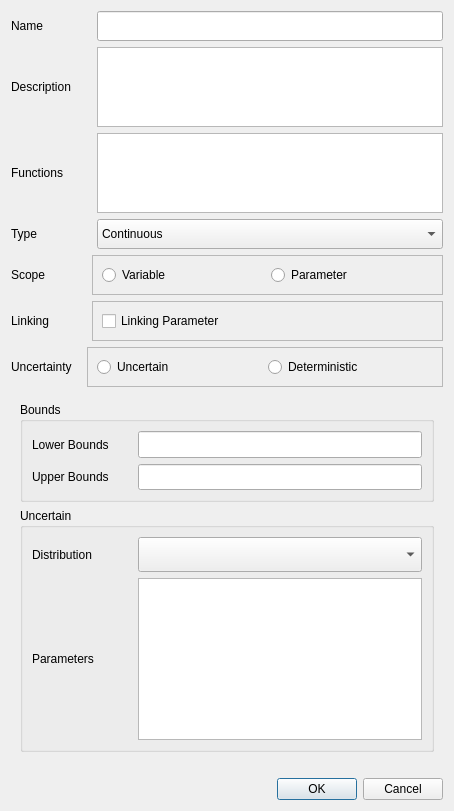
<?xml version="1.0" encoding="UTF-8"?>
<ui version="4.0">
 <class>InputPropertiesDialog</class>
 <widget class="QDialog" name="InputPropertiesDialog">
  <property name="geometry">
   <rect>
    <x>0</x>
    <y>0</y>
    <width>454</width>
    <height>811</height>
   </rect>
  </property>
  <property name="minimumSize">
   <size>
    <width>0</width>
    <height>300</height>
   </size>
  </property>
  <property name="maximumSize">
   <size>
    <width>16777215</width>
    <height>840</height>
   </size>
  </property>
  <property name="windowTitle">
   <string>Input Properties</string>
  </property>
  <layout class="QGridLayout" name="gridLayout_10">
   <item row="0" column="0">
    <layout class="QHBoxLayout" name="horizontalLayout">
     <item>
      <widget class="QLabel" name="label">
       <property name="sizePolicy">
        <sizepolicy hsizetype="Preferred" vsizetype="Fixed">
         <horstretch>0</horstretch>
         <verstretch>0</verstretch>
        </sizepolicy>
       </property>
       <property name="minimumSize">
        <size>
         <width>80</width>
         <height>0</height>
        </size>
       </property>
       <property name="maximumSize">
        <size>
         <width>80</width>
         <height>16777215</height>
        </size>
       </property>
       <property name="text">
        <string>Name</string>
       </property>
      </widget>
     </item>
     <item>
      <widget class="QLineEdit" name="nameLineEdit">
       <property name="sizePolicy">
        <sizepolicy hsizetype="Expanding" vsizetype="Fixed">
         <horstretch>0</horstretch>
         <verstretch>0</verstretch>
        </sizepolicy>
       </property>
       <property name="minimumSize">
        <size>
         <width>0</width>
         <height>30</height>
        </size>
       </property>
       <property name="maximumSize">
        <size>
         <width>16777215</width>
         <height>35</height>
        </size>
       </property>
      </widget>
     </item>
    </layout>
   </item>
   <item row="1" column="0">
    <layout class="QHBoxLayout" name="horizontalLayout_2">
     <item>
      <widget class="QLabel" name="label_2">
       <property name="minimumSize">
        <size>
         <width>80</width>
         <height>80</height>
        </size>
       </property>
       <property name="maximumSize">
        <size>
         <width>80</width>
         <height>80</height>
        </size>
       </property>
       <property name="text">
        <string>Description</string>
       </property>
      </widget>
     </item>
     <item>
      <widget class="QTextEdit" name="descriptionTextEdit">
       <property name="sizePolicy">
        <sizepolicy hsizetype="Expanding" vsizetype="Fixed">
         <horstretch>0</horstretch>
         <verstretch>0</verstretch>
        </sizepolicy>
       </property>
       <property name="minimumSize">
        <size>
         <width>0</width>
         <height>80</height>
        </size>
       </property>
       <property name="maximumSize">
        <size>
         <width>16777215</width>
         <height>80</height>
        </size>
       </property>
      </widget>
     </item>
    </layout>
   </item>
   <item row="2" column="0">
    <layout class="QHBoxLayout" name="horizontalLayout_3">
     <item>
      <widget class="QLabel" name="label_11">
       <property name="minimumSize">
        <size>
         <width>80</width>
         <height>0</height>
        </size>
       </property>
       <property name="maximumSize">
        <size>
         <width>80</width>
         <height>16777215</height>
        </size>
       </property>
       <property name="text">
        <string>Functions</string>
       </property>
      </widget>
     </item>
     <item>
      <widget class="QTextEdit" name="funcsTextEdit">
       <property name="sizePolicy">
        <sizepolicy hsizetype="Expanding" vsizetype="Fixed">
         <horstretch>0</horstretch>
         <verstretch>0</verstretch>
        </sizepolicy>
       </property>
       <property name="minimumSize">
        <size>
         <width>0</width>
         <height>80</height>
        </size>
       </property>
       <property name="maximumSize">
        <size>
         <width>16777215</width>
         <height>80</height>
        </size>
       </property>
      </widget>
     </item>
    </layout>
   </item>
   <item row="3" column="0">
    <layout class="QHBoxLayout" name="horizontalLayout_4">
     <item>
      <widget class="QLabel" name="label_7">
       <property name="minimumSize">
        <size>
         <width>80</width>
         <height>0</height>
        </size>
       </property>
       <property name="maximumSize">
        <size>
         <width>80</width>
         <height>16777215</height>
        </size>
       </property>
       <property name="text">
        <string>Type</string>
       </property>
      </widget>
     </item>
     <item>
      <widget class="QComboBox" name="typeComboBox">
       <property name="minimumSize">
        <size>
         <width>0</width>
         <height>30</height>
        </size>
       </property>
       <item>
        <property name="text">
         <string>Continuous</string>
        </property>
       </item>
       <item>
        <property name="text">
         <string>Integer</string>
        </property>
       </item>
       <item>
        <property name="text">
         <string>Ordinal</string>
        </property>
       </item>
       <item>
        <property name="text">
         <string>Nominal</string>
        </property>
       </item>
      </widget>
     </item>
    </layout>
   </item>
   <item row="4" column="0">
    <layout class="QHBoxLayout" name="horizontalLayout_5">
     <item>
      <widget class="QLabel" name="label_3">
       <property name="sizePolicy">
        <sizepolicy hsizetype="Fixed" vsizetype="Fixed">
         <horstretch>0</horstretch>
         <verstretch>0</verstretch>
        </sizepolicy>
       </property>
       <property name="minimumSize">
        <size>
         <width>75</width>
         <height>20</height>
        </size>
       </property>
       <property name="maximumSize">
        <size>
         <width>75</width>
         <height>20</height>
        </size>
       </property>
       <property name="text">
        <string>Scope</string>
       </property>
      </widget>
     </item>
     <item>
      <widget class="QFrame" name="frame">
       <property name="sizePolicy">
        <sizepolicy hsizetype="Preferred" vsizetype="Fixed">
         <horstretch>0</horstretch>
         <verstretch>0</verstretch>
        </sizepolicy>
       </property>
       <property name="minimumSize">
        <size>
         <width>0</width>
         <height>40</height>
        </size>
       </property>
       <property name="maximumSize">
        <size>
         <width>16777215</width>
         <height>40</height>
        </size>
       </property>
       <property name="frameShape">
        <enum>QFrame::StyledPanel</enum>
       </property>
       <property name="frameShadow">
        <enum>QFrame::Raised</enum>
       </property>
       <layout class="QGridLayout" name="gridLayout_3">
        <item row="0" column="0">
         <widget class="QRadioButton" name="variableRadioButton">
          <property name="text">
           <string>Variable</string>
          </property>
         </widget>
        </item>
        <item row="0" column="1">
         <widget class="QRadioButton" name="paramRadioButton">
          <property name="text">
           <string>Parameter</string>
          </property>
         </widget>
        </item>
       </layout>
      </widget>
     </item>
    </layout>
   </item>
   <item row="5" column="0">
    <layout class="QHBoxLayout" name="horizontalLayout_8">
     <item>
      <widget class="QLabel" name="label_12">
       <property name="sizePolicy">
        <sizepolicy hsizetype="Fixed" vsizetype="Fixed">
         <horstretch>0</horstretch>
         <verstretch>0</verstretch>
        </sizepolicy>
       </property>
       <property name="minimumSize">
        <size>
         <width>75</width>
         <height>20</height>
        </size>
       </property>
       <property name="maximumSize">
        <size>
         <width>75</width>
         <height>20</height>
        </size>
       </property>
       <property name="text">
        <string>Linking</string>
       </property>
      </widget>
     </item>
     <item>
      <widget class="QFrame" name="frame_3">
       <property name="sizePolicy">
        <sizepolicy hsizetype="Preferred" vsizetype="Fixed">
         <horstretch>0</horstretch>
         <verstretch>0</verstretch>
        </sizepolicy>
       </property>
       <property name="minimumSize">
        <size>
         <width>0</width>
         <height>40</height>
        </size>
       </property>
       <property name="maximumSize">
        <size>
         <width>16777215</width>
         <height>40</height>
        </size>
       </property>
       <property name="frameShape">
        <enum>QFrame::StyledPanel</enum>
       </property>
       <property name="frameShadow">
        <enum>QFrame::Raised</enum>
       </property>
       <layout class="QGridLayout" name="gridLayout_8">
        <item row="0" column="2">
         <widget class="QCheckBox" name="isExternalCheckBox">
          <property name="text">
           <string>Linking Parameter</string>
          </property>
         </widget>
        </item>
       </layout>
      </widget>
     </item>
    </layout>
   </item>
   <item row="6" column="0">
    <layout class="QHBoxLayout" name="horizontalLayout_6">
     <item>
      <widget class="QLabel" name="label_4">
       <property name="sizePolicy">
        <sizepolicy hsizetype="Fixed" vsizetype="Fixed">
         <horstretch>0</horstretch>
         <verstretch>0</verstretch>
        </sizepolicy>
       </property>
       <property name="minimumSize">
        <size>
         <width>70</width>
         <height>20</height>
        </size>
       </property>
       <property name="maximumSize">
        <size>
         <width>70</width>
         <height>20</height>
        </size>
       </property>
       <property name="text">
        <string>Uncertainty</string>
       </property>
      </widget>
     </item>
     <item>
      <widget class="QFrame" name="uncertaintyButtonsContainer">
       <property name="maximumSize">
        <size>
         <width>16777215</width>
         <height>45</height>
        </size>
       </property>
       <property name="frameShape">
        <enum>QFrame::StyledPanel</enum>
       </property>
       <property name="frameShadow">
        <enum>QFrame::Raised</enum>
       </property>
       <layout class="QGridLayout" name="gridLayout_4">
        <item row="0" column="0">
         <widget class="QRadioButton" name="uncertaintyRadioButton">
          <property name="text">
           <string>Uncertain</string>
          </property>
         </widget>
        </item>
        <item row="0" column="1">
         <widget class="QRadioButton" name="deterministicRadioButton">
          <property name="text">
           <string>Deterministic</string>
          </property>
         </widget>
        </item>
       </layout>
      </widget>
     </item>
    </layout>
   </item>
   <item row="7" column="0">
    <widget class="QStackedWidget" name="propertiesStackedWidget">
     <property name="currentIndex">
      <number>1</number>
     </property>
     <widget class="QWidget" name="determisinisticPage">
      <layout class="QGridLayout" name="gridLayout_7">
       <item row="0" column="0">
        <widget class="QGroupBox" name="deterministicGroupBox">
         <property name="sizePolicy">
          <sizepolicy hsizetype="Preferred" vsizetype="Fixed">
           <horstretch>0</horstretch>
           <verstretch>0</verstretch>
          </sizepolicy>
         </property>
         <property name="minimumSize">
          <size>
           <width>0</width>
           <height>70</height>
          </size>
         </property>
         <property name="maximumSize">
          <size>
           <width>16777215</width>
           <height>70</height>
          </size>
         </property>
         <property name="title">
          <string>Deterministic </string>
         </property>
         <layout class="QGridLayout" name="gridLayout_2">
          <item row="0" column="0">
           <layout class="QHBoxLayout" name="horizontalLayout_7">
            <item>
             <widget class="QLabel" name="label_8">
              <property name="minimumSize">
               <size>
                <width>80</width>
                <height>0</height>
               </size>
              </property>
              <property name="maximumSize">
               <size>
                <width>80</width>
                <height>16777215</height>
               </size>
              </property>
              <property name="text">
               <string>Value</string>
              </property>
             </widget>
            </item>
            <item>
             <widget class="QLineEdit" name="parameterValueLineEdit">
              <property name="maximumSize">
               <size>
                <width>16777215</width>
                <height>35</height>
               </size>
              </property>
             </widget>
            </item>
           </layout>
          </item>
         </layout>
        </widget>
       </item>
       <item row="1" column="0">
        <spacer name="verticalSpacer_2">
         <property name="orientation">
          <enum>Qt::Vertical</enum>
         </property>
         <property name="sizeHint" stdset="0">
          <size>
           <width>20</width>
           <height>40</height>
          </size>
         </property>
        </spacer>
       </item>
      </layout>
     </widget>
     <widget class="QWidget" name="boundsAndUncertainPage">
      <layout class="QGridLayout" name="gridLayout">
       <item row="0" column="0">
        <widget class="QGroupBox" name="boundsGroupBox">
         <property name="sizePolicy">
          <sizepolicy hsizetype="Preferred" vsizetype="Fixed">
           <horstretch>0</horstretch>
           <verstretch>0</verstretch>
          </sizepolicy>
         </property>
         <property name="minimumSize">
          <size>
           <width>0</width>
           <height>100</height>
          </size>
         </property>
         <property name="maximumSize">
          <size>
           <width>16777215</width>
           <height>100</height>
          </size>
         </property>
         <property name="title">
          <string>Bounds</string>
         </property>
         <layout class="QGridLayout" name="gridLayout_5">
          <item row="0" column="0">
           <widget class="QLabel" name="label_9">
            <property name="minimumSize">
             <size>
              <width>100</width>
              <height>0</height>
             </size>
            </property>
            <property name="maximumSize">
             <size>
              <width>100</width>
              <height>16777215</height>
             </size>
            </property>
            <property name="text">
             <string>Lower Bounds</string>
            </property>
           </widget>
          </item>
          <item row="0" column="1">
           <widget class="QLineEdit" name="lboundLineEdit">
            <property name="maximumSize">
             <size>
              <width>16777215</width>
              <height>35</height>
             </size>
            </property>
           </widget>
          </item>
          <item row="1" column="0">
           <widget class="QLabel" name="label_10">
            <property name="minimumSize">
             <size>
              <width>100</width>
              <height>0</height>
             </size>
            </property>
            <property name="maximumSize">
             <size>
              <width>100</width>
              <height>16777215</height>
             </size>
            </property>
            <property name="text">
             <string>Upper Bounds</string>
            </property>
           </widget>
          </item>
          <item row="1" column="1">
           <widget class="QLineEdit" name="uBoundlineEdit">
            <property name="maximumSize">
             <size>
              <width>16777215</width>
              <height>35</height>
             </size>
            </property>
           </widget>
          </item>
         </layout>
        </widget>
       </item>
       <item row="1" column="0">
        <widget class="QGroupBox" name="uncertainGroupbox">
         <property name="maximumSize">
          <size>
           <width>16777215</width>
           <height>2000</height>
          </size>
         </property>
         <property name="title">
          <string>Uncertain</string>
         </property>
         <layout class="QGridLayout" name="gridLayout_6">
          <item row="0" column="0">
           <widget class="QLabel" name="label_5">
            <property name="minimumSize">
             <size>
              <width>100</width>
              <height>0</height>
             </size>
            </property>
            <property name="maximumSize">
             <size>
              <width>100</width>
              <height>16777215</height>
             </size>
            </property>
            <property name="text">
             <string>Distribution</string>
            </property>
           </widget>
          </item>
          <item row="0" column="1">
           <widget class="QComboBox" name="distComboBox">
            <property name="minimumSize">
             <size>
              <width>0</width>
              <height>35</height>
             </size>
            </property>
            <property name="maximumSize">
             <size>
              <width>16777215</width>
              <height>35</height>
             </size>
            </property>
           </widget>
          </item>
          <item row="1" column="0">
           <widget class="QLabel" name="label_6">
            <property name="minimumSize">
             <size>
              <width>100</width>
              <height>0</height>
             </size>
            </property>
            <property name="maximumSize">
             <size>
              <width>100</width>
              <height>16777215</height>
             </size>
            </property>
            <property name="text">
             <string>Parameters</string>
            </property>
           </widget>
          </item>
          <item row="1" column="1">
           <widget class="QTableView" name="uncertainParamTableView">
            <property name="sizePolicy">
             <sizepolicy hsizetype="Expanding" vsizetype="Preferred">
              <horstretch>0</horstretch>
              <verstretch>0</verstretch>
             </sizepolicy>
            </property>
            <property name="maximumSize">
             <size>
              <width>16777215</width>
              <height>16777215</height>
             </size>
            </property>
           </widget>
          </item>
         </layout>
        </widget>
       </item>
       <item row="2" column="0">
        <spacer name="verticalSpacer">
         <property name="orientation">
          <enum>Qt::Vertical</enum>
         </property>
         <property name="sizeHint" stdset="0">
          <size>
           <width>20</width>
           <height>40</height>
          </size>
         </property>
        </spacer>
       </item>
      </layout>
     </widget>
    </widget>
   </item>
   <item row="8" column="0">
    <widget class="QDialogButtonBox" name="buttonBox">
     <property name="orientation">
      <enum>Qt::Horizontal</enum>
     </property>
     <property name="standardButtons">
      <set>QDialogButtonBox::Cancel|QDialogButtonBox::Ok</set>
     </property>
    </widget>
   </item>
  </layout>
  <zorder>buttonBox</zorder>
  <zorder>propertiesStackedWidget</zorder>
 </widget>
 <resources/>
 <connections>
  <connection>
   <sender>buttonBox</sender>
   <signal>accepted()</signal>
   <receiver>InputPropertiesDialog</receiver>
   <slot>accept()</slot>
   <hints>
    <hint type="sourcelabel">
     <x>248</x>
     <y>254</y>
    </hint>
    <hint type="destinationlabel">
     <x>157</x>
     <y>274</y>
    </hint>
   </hints>
  </connection>
  <connection>
   <sender>buttonBox</sender>
   <signal>rejected()</signal>
   <receiver>InputPropertiesDialog</receiver>
   <slot>reject()</slot>
   <hints>
    <hint type="sourcelabel">
     <x>316</x>
     <y>260</y>
    </hint>
    <hint type="destinationlabel">
     <x>286</x>
     <y>274</y>
    </hint>
   </hints>
  </connection>
 </connections>
</ui>
